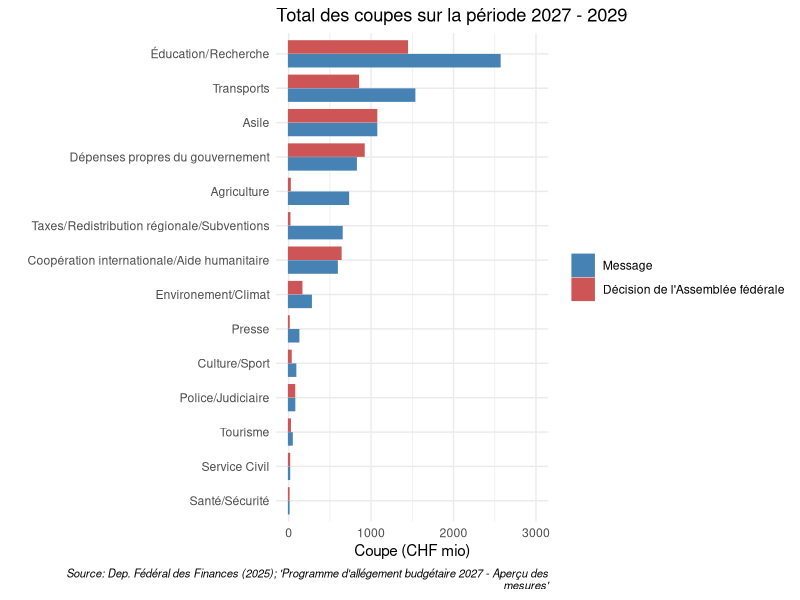
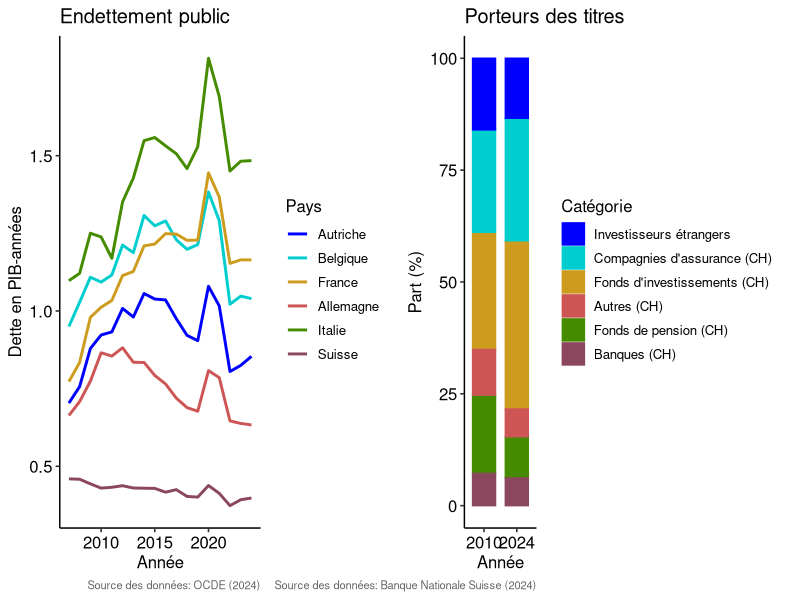
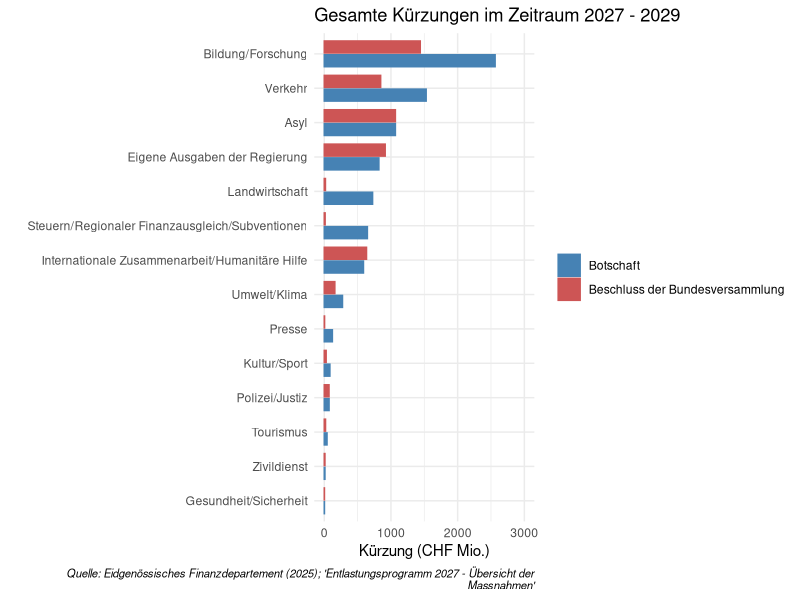
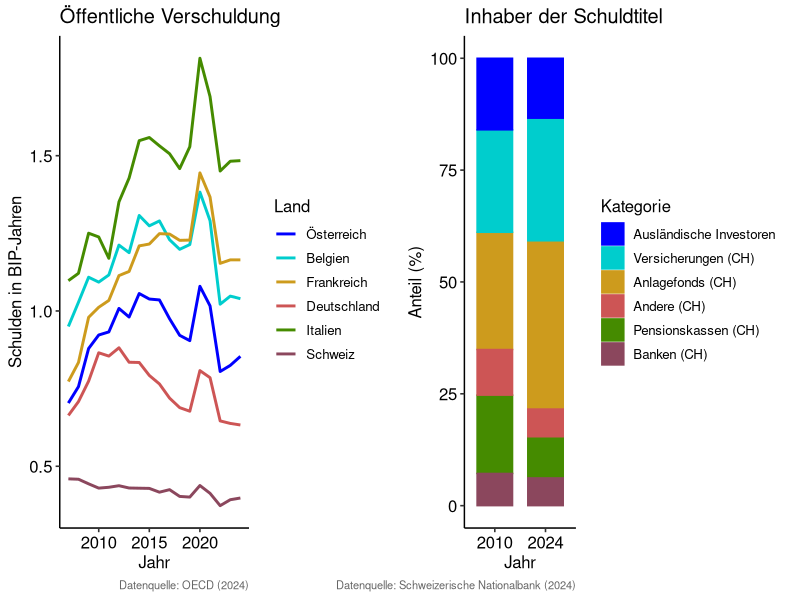
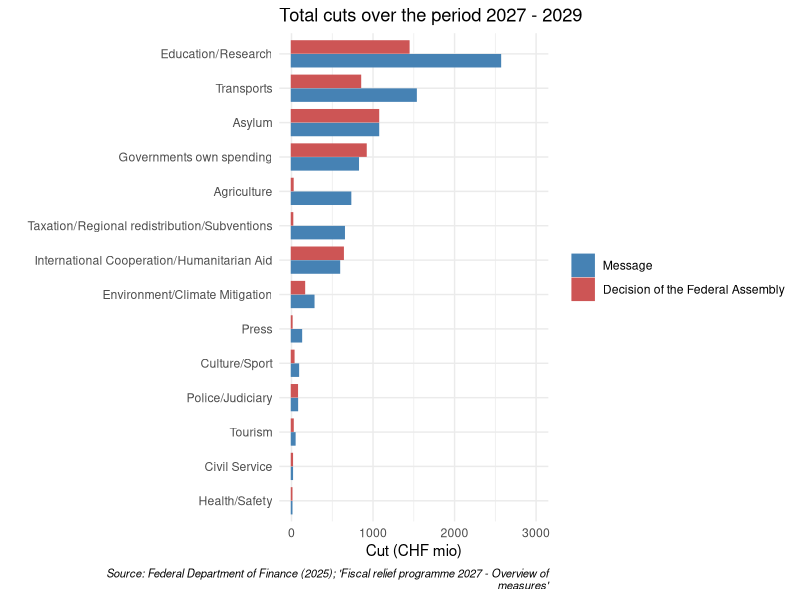
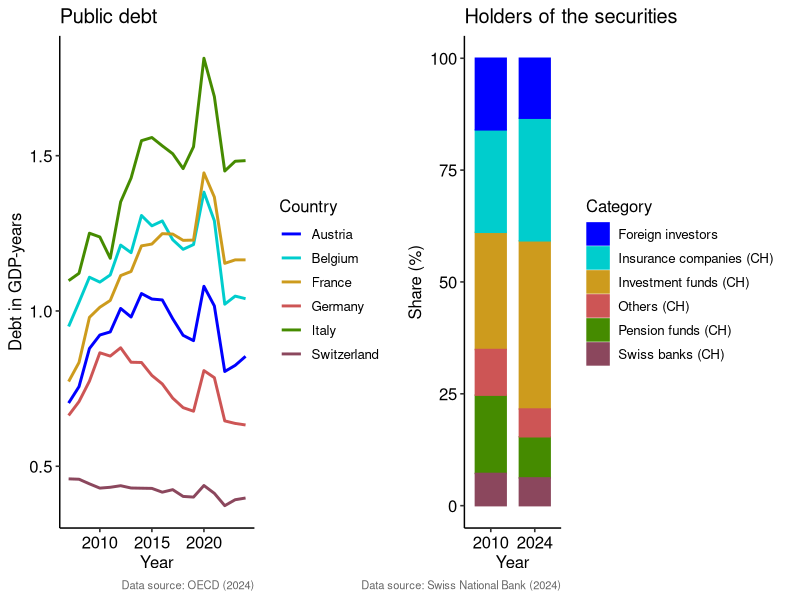

Write the R code that produced these figures, in order.
# =====================================================================
# generate_updated_plots.R
#
# Generates, in three languages (FR / DE / EN):
#   (A) an updated grouped bar plot comparing the planned budget cuts
#       ("Message") with the cuts actually enacted by parliament
#       ("Decision de l'Assemblee federale"), aggregated per category;
#   (B) the public-debt line plot (debt in GDP-years);
#   (C) the debt-holders composition stacked bar plot;
#       (B) and (C) are combined side by side exactly like the old script.
#
# Reads : Data/gaillard_cut_updated_data.xlsx
#         Data/debt_OECD.csv
# Writes: cuts_bargraph_updated_{fr,de,en}.jpg
#         debt_and_composition_{fr,de,en}.jpg
#
# Run non-interactively with:  Rscript generate_updated_plots.R
# This script does NOT modify generate_plots.R nor anything in Data/,
# and does NOT overwrite the old outputs (cuts_bargraph_en.jpg,
# debt_and_composition.jpg).
# =====================================================================

library(readxl)
library(ggplot2)
library(ggpubr)
library(tidyr)
library(dplyr)

## ---------------------------------------------------------------------
## Section 0: localized strings / configuration per language
## ---------------------------------------------------------------------
languages <- list(
  fr = list(
    code = "fr",
    # --- panel A: budget-cut bar plot ---
    bar = list(
      title   = "Total des coupes sur la période 2027 - 2029",
      ylab    = "Coupe (CHF mio)",
      xlab    = "",
      msg     = "Message",
      dec     = "Décision de l'Assemblée fédérale",
      caption = paste0("Source: Dep. Fédéral des Finances (2025); ",
                       "'Programme d'allégement budgétaire 2027 - Aperçu des mesures'")
    ),
    # --- panel B: public debt line plot ---
    debt = list(
      title   = "Endettement public",
      y       = "Dette en PIB-années",
      x       = "Année",
      caption = "Source des données: OCDE (2024)",
      legend_title = "Pays",
      countries = c(Switzerland = "Suisse", France = "France",
                    Germany = "Allemagne", Italy = "Italie",
                    Austria = "Autriche", Belgium = "Belgique")
    ),
    # --- panel C: debt-holders composition ---
    comp = list(
      title   = "Porteurs des titres",
      x       = "Année",
      y       = "Part (%)",
      caption = "Source des données: Banque Nationale Suisse (2024)",
      legend_title = "Catégorie",
      labels  = c(
        "Foreign.investors"   = "Investisseurs étrangers",
        "Investment.funds"    = "Fonds d'investissements (CH)",
        "Pension.funds"       = "Fonds de pension (CH)",
        "Insurance.companies" = "Compagnies d'assurance (CH)",
        "Others..Switzerland" = "Autres (CH)",
        "Swiss.bank.positions" = "Banques (CH)"
      )
    )
  ),
  de = list(
    code = "de",
    bar = list(
      title   = "Gesamte Kürzungen im Zeitraum 2027 - 2029",
      ylab    = "Kürzung (CHF Mio.)",
      xlab    = "",
      msg     = "Botschaft",
      dec     = "Beschluss der Bundesversammlung",
      caption = paste0("Quelle: Eidgenössisches Finanzdepartement (2025); ",
                       "'Entlastungsprogramm 2027 - Übersicht der Massnahmen'")
    ),
    debt = list(
      title   = "Öffentliche Verschuldung",
      y       = "Schulden in BIP-Jahren",
      x       = "Jahr",
      caption = "Datenquelle: OECD (2024)",
      legend_title = "Land",
      countries = c(Switzerland = "Schweiz", France = "Frankreich",
                    Germany = "Deutschland", Italy = "Italien",
                    Austria = "Österreich", Belgium = "Belgien")
    ),
    comp = list(
      title   = "Inhaber der Schuldtitel",
      x       = "Jahr",
      y       = "Anteil (%)",
      caption = "Datenquelle: Schweizerische Nationalbank (2024)",
      legend_title = "Kategorie",
      labels  = c(
        "Foreign.investors"   = "Ausländische Investoren",
        "Investment.funds"    = "Anlagefonds (CH)",
        "Pension.funds"       = "Pensionskassen (CH)",
        "Insurance.companies" = "Versicherungen (CH)",
        "Others..Switzerland" = "Andere (CH)",
        "Swiss.bank.positions" = "Banken (CH)"
      )
    )
  ),
  en = list(
    code = "en",
    bar = list(
      title   = "Total cuts over the period 2027 - 2029",
      ylab    = "Cut (CHF mio)",
      xlab    = "",
      msg     = "Message",
      dec     = "Decision of the Federal Assembly",
      caption = paste0("Source: Federal Department of Finance (2025); ",
                       "'Fiscal relief programme 2027 - Overview of measures'")
    ),
    debt = list(
      title   = "Public debt",
      y       = "Debt in GDP-years",
      x       = "Year",
      caption = "Data source: OECD (2024)",
      legend_title = "Country",
      countries = c(Switzerland = "Switzerland", France = "France",
                    Germany = "Germany", Italy = "Italy",
                    Austria = "Austria", Belgium = "Belgium")
    ),
    comp = list(
      title   = "Holders of the securities",
      x       = "Year",
      y       = "Share (%)",
      caption = "Data source: Swiss National Bank (2024)",
      legend_title = "Category",
      labels  = c(
        "Foreign.investors"   = "Foreign investors",
        "Investment.funds"    = "Investment funds (CH)",
        "Pension.funds"       = "Pension funds (CH)",
        "Insurance.companies" = "Insurance companies (CH)",
        "Others..Switzerland" = "Others (CH)",
        "Swiss.bank.positions" = "Swiss banks (CH)"
      )
    )
  )
)

## =====================================================================
## Section A: data for the updated budget-cut bar plot
## =====================================================================

# Read the sheet with a two-row header, without any name mangling.
cuts_raw <- read_excel("Data/gaillard_cut_updated_data.xlsx",
                       col_names = FALSE, .name_repair = "minimal")

# Assign column names manually (see sheet structure).
colnames(cuts_raw) <- c(
  "No",                                             # 1
  "DepFR",                                          # 2
  "NomFR",                                          # 3  Nom de la mesure [FR]
  "NomDE",                                          # 4  Bezeichnung der Maßnahme [DE]
  "NomEN",                                          # 5  Name of the fiscal policy measure [EN]
  "CatEN",                                          # 6  Category [EN]
  "CatDE",                                          # 7  Kategorie [DE]
  "CatFR",                                          # 8  Categorie [FR]
  "Msg2027", "Msg2028", "Msg2029",                  # 9-11  Message PF 2027/28/29
  "Dec2027", "Dec2028", "Dec2029"                   # 12-14 Décision PF 2027/28/29
)

# Convert the six numeric columns; non-numeric header cells become NA quietly.
num_cols <- c("Msg2027", "Msg2028", "Msg2029", "Dec2027", "Dec2028", "Dec2029")
cuts_raw[num_cols] <- lapply(cuts_raw[num_cols],
                             function(x) suppressWarnings(as.numeric(x)))

# Keep only the real measure rows (rows 6 to 68). A robust filter additionally
# requires a measure name (NomFR) and a French category (CatFR) to be present,
# which drops the summary rows ("Total", "Écart", "Écart en %") and any header.
measure_rows <- 6:68
cuts <- cuts_raw[measure_rows, ]
cuts <- cuts[!is.na(cuts$NomFR) & !is.na(cuts$CatFR), ]

# Per-measure totals across the three plan years.
cuts$Msg_Total <- rowSums(cuts[, c("Msg2027", "Msg2028", "Msg2029")], na.rm = TRUE)
cuts$Dec_Total <- rowSums(cuts[, c("Dec2027", "Dec2028", "Dec2029")], na.rm = TRUE)

# Sanity checks: the two official grand totals must match; failing loudly here
# protects against any future change in the spreadsheet structure.
msg_total <- sum(cuts$Msg_Total, na.rm = TRUE)
dec_total <- sum(cuts$Dec_Total, na.rm = TRUE)
cat(sprintf("[check] Message total  = %.1f (expected 8543.1)\n", msg_total))
cat(sprintf("[check] Decision total = %.1f (expected 5226.5)\n", dec_total))
stopifnot(
  "Message total should equal 8543.1"  = abs(msg_total - 8543.1) < 1e-6,
  "Decision total should equal 5226.5" = abs(dec_total - 5226.5) < 1e-6
)

# No missing category in any language for the included rows.
stopifnot(
  "CatFR contains NA" = !any(is.na(cuts$CatFR)),
  "CatDE contains NA" = !any(is.na(cuts$CatDE)),
  "CatEN contains NA" = !any(is.na(cuts$CatEN))
)

# Map a language code to the matching category column read from the sheet.
cuts_cat_col <- function(code) {
  switch(code,
         fr = "CatFR",   # Categorie [FR]
         de = "CatDE",   # Kategorie [DE]
         en = "CatEN",   # Category [EN]
         stop("unknown language code: ", code))
}

# Build the long-format table used by the grouped bar plot, per language.
# `catcol` selects the category column read from the sheet (FR / DE / EN).
build_cuts_long <- function(catcol, lab) {
  df <- data.frame(Category  = cuts[[catcol]],
                   Msg_Total = cuts$Msg_Total,
                   Dec_Total = cuts$Dec_Total)
  agg <- aggregate(cbind(Msg_Total, Dec_Total) ~ Category, data = df,
                   FUN = sum, na.rm = TRUE)

  # Order categories ascending by the planned (Message) amount so the
  # horizontal bar order stays stable across languages.
  agg <- agg[order(agg$Msg_Total), ]
  agg$Category <- factor(agg$Category, levels = agg$Category)

  long <- tidyr::pivot_longer(agg,
                              cols = c("Msg_Total", "Dec_Total"),
                              names_to = "Series", values_to = "Amount")
  # Localized legend labels as factor levels.
  long$Series <- factor(long$Series,
                        levels = c("Msg_Total", "Dec_Total"),
                        labels = c(lab$bar$msg, lab$bar$dec))
  long
}

## =====================================================================
## Section B / C: data for the debt plots (logic reused from generate_plots.R)
## =====================================================================

# Debt-to-GDP data -> wide format via base reshape.
debt_to_gdp_ratios <- read.csv("Data/debt_OECD.csv")

# Keep only the columns needed by reshape; this avoids the harmless
# "constant variables vary" reshape warning caused by the redundant
# REF_AREA column and yields exactly the same wide table.
debt_to_gdp_ratios <- debt_to_gdp_ratios[, c("TIME_PERIOD", "Reference.area", "OBS_VALUE")]

debt_wide <- reshape(debt_to_gdp_ratios,
                     idvar = "TIME_PERIOD",
                     timevar = "Reference.area",
                     direction = "wide",
                     v.names = "OBS_VALUE")

rownames(debt_wide) <- debt_wide$TIME_PERIOD
debt_wide <- debt_wide[, -1]                       # drop TIME_PERIOD
colnames(debt_wide) <- gsub("OBS_VALUE.", "", colnames(debt_wide))

# Proper dates for the time axis.
years <- as.numeric(rownames(debt_wide))
debt_wide$Year <- as.Date(paste0(years, "-01-01"))

# Countries of interest and their fixed color palette.
countries <- c("Switzerland", "France", "Germany", "Italy", "Austria", "Belgium")
custom_colors <- c("blue", "cyan3", "goldenrod3", "indianred3",
                   "chartreuse4", "palevioletred4")

# Wide -> long for the line plot.
line_data <- data.frame(Year = debt_wide$Year)
for (country in countries) {
  line_data[[country]] <- debt_wide[[country]]
}
line_data_long <- reshape(line_data,
                          direction = "long",
                          varying = countries,
                          v.names = "Value",
                          timevar = "Country",
                          times = countries,
                          ids = 1:nrow(line_data))
line_data_long$Value <- line_data_long$Value / 100

# Hardcoded debt-holders composition (same as the old script).
debt_composition <- data.frame(
  `Investment funds`     = c(26.2, 37.6),
  `Insurance companies`  = c(22.9, 27.4),
  `Pension funds`        = c(17.5, 9.2),
  `Swiss bank positions` = c(7.2, 6.2),
  `Others, Switzerland`  = c(10.2, 6.2),
  `Foreign investors`    = c(16.0, 13.4)
)
rownames(debt_composition) <- c("2010", "2024")
debt_composition$Year <- rownames(debt_composition)

# Long format for the stacked bar plot.
category_names <- names(debt_composition)[names(debt_composition) != "Year"]
debt_comp_long <- reshape(debt_composition,
                          direction = "long",
                          varying = category_names,
                          v.names = "Value",
                          timevar = "Category",
                          times = category_names,
                          idvar = "Year")
rownames(debt_comp_long) <- NULL
debt_comp_long$Year <- factor(debt_comp_long$Year, levels = c("2010", "2024"))

## =====================================================================
## Section D: build and save every plot, once per language
## =====================================================================
for (lang in languages) {
  code <- lang$code

  ## --- (A) updated grouped bar plot ---------------------------------
  cuts_long <- build_cuts_long(cuts_cat_col(code), lang)

  p_bar <- ggbarplot(
      cuts_long,
      x = "Category", y = "Amount",
      fill = "Series", color = "Series",
      palette = setNames(c("steelblue", "indianred3"),
                         c(lang$bar$msg, lang$bar$dec)),
      rotate = TRUE,                         # horizontal bars
      position = position_dodge(0.8),        # the two series side by side
      xlab = lang$bar$xlab,
      ylab = lang$bar$ylab,
      title = lang$bar$title
    ) +
    theme_minimal() +
    ylim(0, 3000) +
    labs(caption = paste(strwrap(lang$bar$caption, width = 95),
                         collapse = "\n")) +
    theme(plot.caption = element_text(face = "italic", hjust = 1, size = 8,
                                      margin = margin(t = 6)),
          legend.title = element_blank())

  ggsave(paste0("cuts_bargraph_updated_", code, ".jpg"),
         plot = p_bar, width = 20, height = 15, units = "cm", dpi = 300)

  ## --- (B) public debt line plot ------------------------------------
  p1 <- ggplot(line_data_long, aes(x = Year, y = Value, color = Country)) +
    geom_line(linewidth = 1) +
    labs(title = lang$debt$title,
         y = lang$debt$y,
         x = lang$debt$x) +
    theme_pubr() +
    scale_color_manual(values = custom_colors,
                       labels = lang$debt$countries) +
    labs(color = lang$debt$legend_title,
         caption = lang$debt$caption) +
    theme(plot.caption = element_text(size = 8, color = "gray40"))

  ## --- (C) debt-holders composition stacked bar plot ----------------
  p2 <- ggbarplot(debt_comp_long,
                  x = "Year", y = "Value",
                  fill = "Category", color = "Category",
                  palette = custom_colors,
                  title = lang$comp$title,
                  xlab = lang$comp$x,
                  ylab = lang$comp$y) +
    theme_pubr() +
    scale_fill_manual(values = custom_colors, labels = lang$comp$labels) +
    scale_color_manual(values = custom_colors, labels = lang$comp$labels) +
    labs(fill = lang$comp$legend_title,
         color = lang$comp$legend_title,
         caption = lang$comp$caption) +
    theme(plot.caption = element_text(size = 8, color = "gray40"))

  ## --- combine (B) and (C) and save ---------------------------------
  combined_plot <- ggarrange(p1, p2,
                             ncol = 2, nrow = 1,
                             common.legend = FALSE,
                             legend = "right")
  ggsave(paste0("debt_and_composition_", code, ".jpg"),
         plot = combined_plot, width = 16, height = 7, dpi = 300)

  cat(sprintf("[done] language '%s': %d categories plotted\n",
              code, length(unique(cuts_long$Category))))
  cat(sprintf("       categories (%s): %s\n", toupper(code),
              paste(levels(cuts_long$Category), collapse = " | ")))
}
